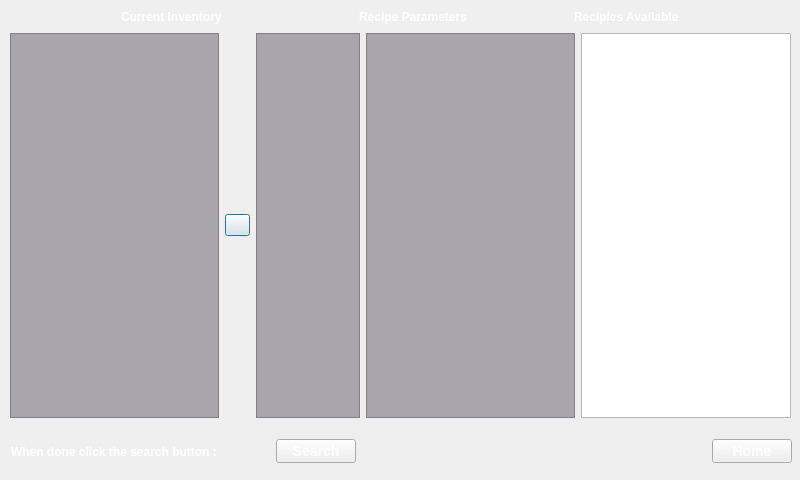
<?xml version="1.0" encoding="UTF-8"?>
<ui version="4.0">
 <class>RecipePage</class>
 <widget class="QDialog" name="RecipePage">
  <property name="geometry">
   <rect>
    <x>0</x>
    <y>0</y>
    <width>800</width>
    <height>480</height>
   </rect>
  </property>
  <property name="windowTitle">
   <string>Dialog</string>
  </property>
  <property name="styleSheet">
   <string notr="true"/>
  </property>
  <widget class="QWidget" name="layoutWidget">
   <property name="geometry">
    <rect>
     <x>10</x>
     <y>7</y>
     <width>781</width>
     <height>411</height>
    </rect>
   </property>
   <layout class="QVBoxLayout" name="verticalLayout">
    <item>
     <layout class="QHBoxLayout" name="horizontalLayout_8">
      <property name="rightMargin">
       <number>0</number>
      </property>
      <item>
       <spacer name="horizontalSpacer_4">
        <property name="orientation">
         <enum>Qt::Horizontal</enum>
        </property>
        <property name="sizeType">
         <enum>QSizePolicy::Maximum</enum>
        </property>
        <property name="sizeHint" stdset="0">
         <size>
          <width>30</width>
          <height>20</height>
         </size>
        </property>
       </spacer>
      </item>
      <item>
       <widget class="QLabel" name="labelcurr">
        <property name="sizePolicy">
         <sizepolicy hsizetype="Fixed" vsizetype="Minimum">
          <horstretch>0</horstretch>
          <verstretch>0</verstretch>
         </sizepolicy>
        </property>
        <property name="maximumSize">
         <size>
          <width>16777215</width>
          <height>838607</height>
         </size>
        </property>
        <property name="styleSheet">
         <string notr="true">font: bold 12px;
    color: white;</string>
        </property>
        <property name="text">
         <string>Current Inventory</string>
        </property>
       </widget>
      </item>
      <item>
       <spacer name="horizontalSpacer">
        <property name="orientation">
         <enum>Qt::Horizontal</enum>
        </property>
        <property name="sizeType">
         <enum>QSizePolicy::Fixed</enum>
        </property>
        <property name="sizeHint" stdset="0">
         <size>
          <width>50</width>
          <height>20</height>
         </size>
        </property>
       </spacer>
      </item>
      <item>
       <widget class="QLabel" name="labellook">
        <property name="sizePolicy">
         <sizepolicy hsizetype="Maximum" vsizetype="Minimum">
          <horstretch>0</horstretch>
          <verstretch>0</verstretch>
         </sizepolicy>
        </property>
        <property name="styleSheet">
         <string notr="true">font: bold 12px;
    color: white;</string>
        </property>
        <property name="text">
         <string>Recipe Parameters</string>
        </property>
       </widget>
      </item>
      <item>
       <spacer name="horizontalSpacer_3">
        <property name="orientation">
         <enum>Qt::Horizontal</enum>
        </property>
        <property name="sizeType">
         <enum>QSizePolicy::Maximum</enum>
        </property>
        <property name="sizeHint" stdset="0">
         <size>
          <width>20</width>
          <height>20</height>
         </size>
        </property>
       </spacer>
      </item>
      <item>
       <widget class="QLabel" name="label">
        <property name="sizePolicy">
         <sizepolicy hsizetype="Maximum" vsizetype="Maximum">
          <horstretch>0</horstretch>
          <verstretch>0</verstretch>
         </sizepolicy>
        </property>
        <property name="styleSheet">
         <string notr="true">font: bold 12px;
    color: white;</string>
        </property>
        <property name="text">
         <string>Recipies Available</string>
        </property>
       </widget>
      </item>
      <item>
       <spacer name="horizontalSpacer_5">
        <property name="orientation">
         <enum>Qt::Horizontal</enum>
        </property>
        <property name="sizeType">
         <enum>QSizePolicy::Maximum</enum>
        </property>
        <property name="sizeHint" stdset="0">
         <size>
          <width>30</width>
          <height>20</height>
         </size>
        </property>
       </spacer>
      </item>
     </layout>
    </item>
    <item>
     <layout class="QHBoxLayout" name="horizontalLayout">
      <item>
       <widget class="QListView" name="InventoryList">
        <property name="styleSheet">
         <string notr="true">background-color: rgb(168, 165, 173);
font: bold 12px; color: white;</string>
        </property>
       </widget>
      </item>
      <item>
       <widget class="QPushButton" name="MoveOver">
        <property name="sizePolicy">
         <sizepolicy hsizetype="Fixed" vsizetype="Fixed">
          <horstretch>0</horstretch>
          <verstretch>0</verstretch>
         </sizepolicy>
        </property>
        <property name="maximumSize">
         <size>
          <width>25</width>
          <height>16777215</height>
         </size>
        </property>
        <property name="autoFillBackground">
         <bool>false</bool>
        </property>
        <property name="styleSheet">
         <string notr="true">background-image: url(:/pics/next.png);
background-position: center;
background-repeat: repeat-false;
</string>
        </property>
        <property name="text">
         <string/>
        </property>
       </widget>
      </item>
      <item>
       <widget class="QTextEdit" name="RecipeParams">
        <property name="sizePolicy">
         <sizepolicy hsizetype="Maximum" vsizetype="Expanding">
          <horstretch>0</horstretch>
          <verstretch>0</verstretch>
         </sizepolicy>
        </property>
        <property name="maximumSize">
         <size>
          <width>150</width>
          <height>16777215</height>
         </size>
        </property>
        <property name="styleSheet">
         <string notr="true">background-color: rgb(168, 165, 173);
font: bold 12px; color: white;</string>
        </property>
       </widget>
      </item>
      <item>
       <widget class="QListWidget" name="listWidget">
        <property name="styleSheet">
         <string notr="true">background-color: rgb(168, 165, 173);
font: bold 12px; color: white;</string>
        </property>
       </widget>
      </item>
      <item>
       <widget class="QListWidget" name="urlWidget"/>
      </item>
     </layout>
    </item>
   </layout>
  </widget>
  <widget class="QWidget" name="horizontalLayoutWidget_2">
   <property name="geometry">
    <rect>
     <x>11</x>
     <y>431</y>
     <width>781</width>
     <height>41</height>
    </rect>
   </property>
   <layout class="QHBoxLayout" name="horizontalLayout_11">
    <item>
     <widget class="QLabel" name="labelwht">
      <property name="sizePolicy">
       <sizepolicy hsizetype="Expanding" vsizetype="Preferred">
        <horstretch>0</horstretch>
        <verstretch>0</verstretch>
       </sizepolicy>
      </property>
      <property name="styleSheet">
       <string notr="true">font: bold 12px;
    color: white;</string>
      </property>
      <property name="text">
       <string>When done click the search button :</string>
      </property>
      <property name="wordWrap">
       <bool>true</bool>
      </property>
     </widget>
    </item>
    <item>
     <widget class="QPushButton" name="SearchButton">
      <property name="sizePolicy">
       <sizepolicy hsizetype="Fixed" vsizetype="Fixed">
        <horstretch>0</horstretch>
        <verstretch>0</verstretch>
       </sizepolicy>
      </property>
      <property name="styleSheet">
       <string notr="true">font: bold 14px;
    color: white;</string>
      </property>
      <property name="text">
       <string>Search</string>
      </property>
     </widget>
    </item>
    <item>
     <spacer name="horizontalSpacer_2">
      <property name="orientation">
       <enum>Qt::Horizontal</enum>
      </property>
      <property name="sizeType">
       <enum>QSizePolicy::Fixed</enum>
      </property>
      <property name="sizeHint" stdset="0">
       <size>
        <width>350</width>
        <height>20</height>
       </size>
      </property>
     </spacer>
    </item>
    <item>
     <widget class="QPushButton" name="HomeButton2">
      <property name="sizePolicy">
       <sizepolicy hsizetype="Maximum" vsizetype="Fixed">
        <horstretch>0</horstretch>
        <verstretch>0</verstretch>
       </sizepolicy>
      </property>
      <property name="layoutDirection">
       <enum>Qt::RightToLeft</enum>
      </property>
      <property name="styleSheet">
       <string notr="true">font: bold 14px;
    color: white;</string>
      </property>
      <property name="text">
       <string>Home</string>
      </property>
     </widget>
    </item>
   </layout>
  </widget>
 </widget>
 <resources/>
 <connections>
  <connection>
   <sender>HomeButton2</sender>
   <signal>clicked()</signal>
   <receiver>RecipePage</receiver>
   <slot>reject()</slot>
   <hints>
    <hint type="sourcelabel">
     <x>439</x>
     <y>293</y>
    </hint>
    <hint type="destinationlabel">
     <x>422</x>
     <y>231</y>
    </hint>
   </hints>
  </connection>
 </connections>
</ui>
